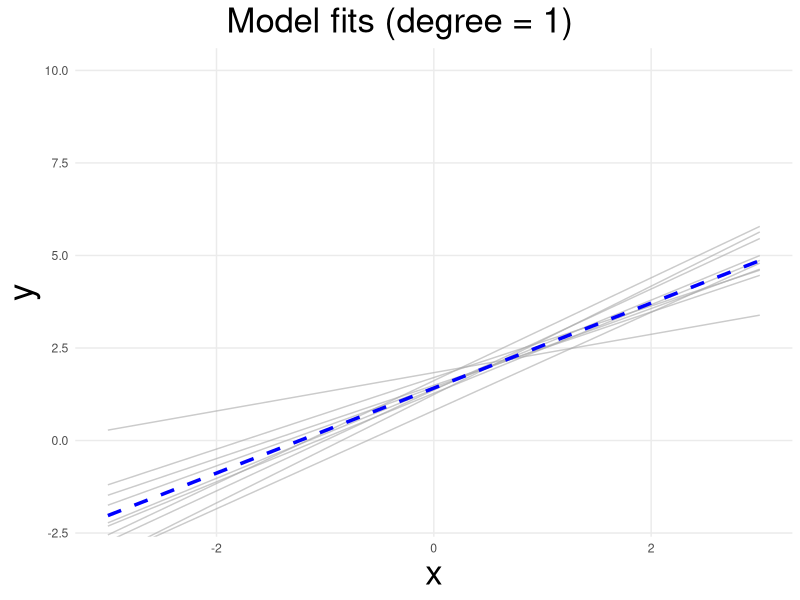
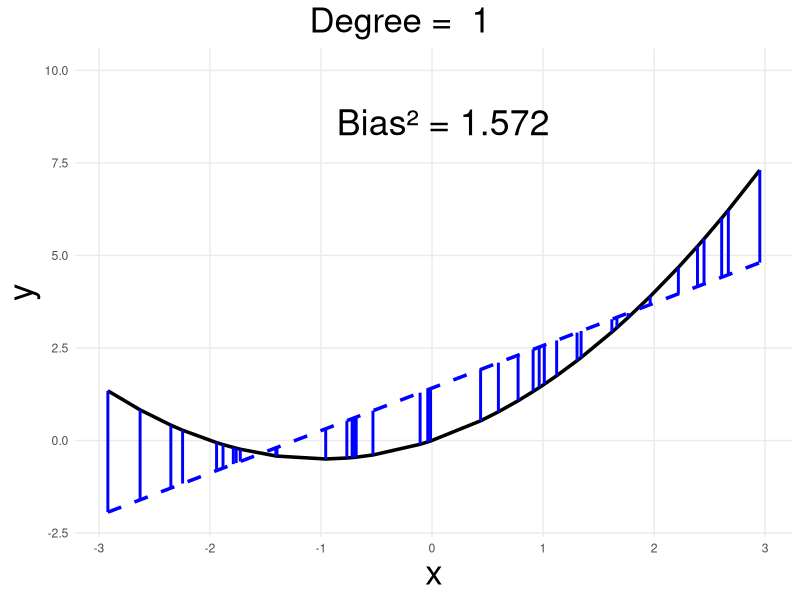
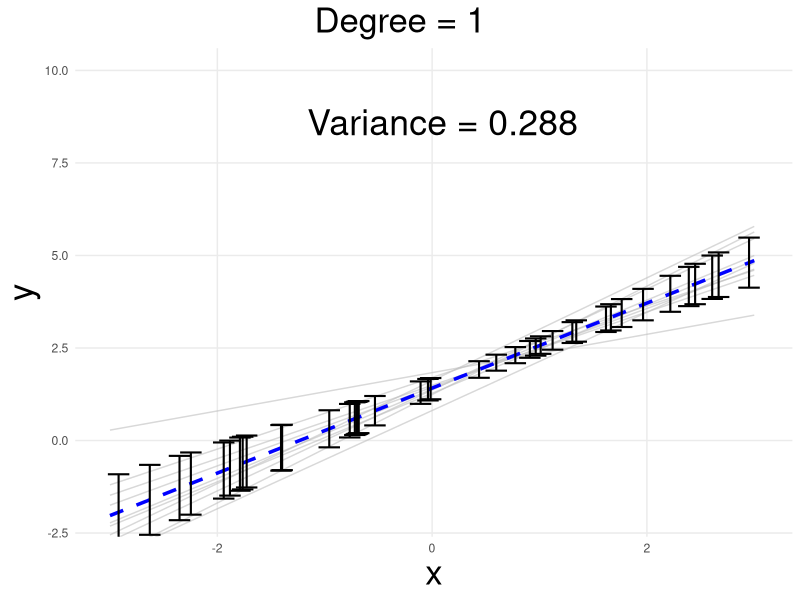
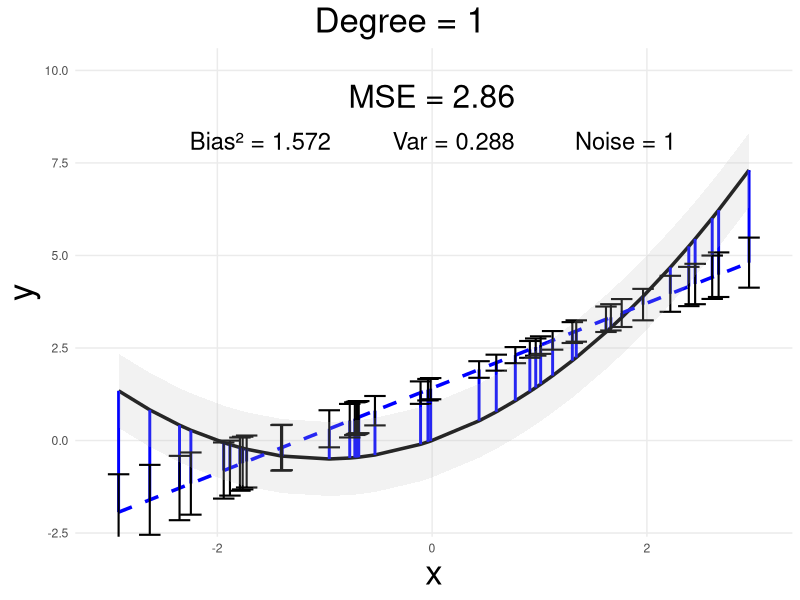
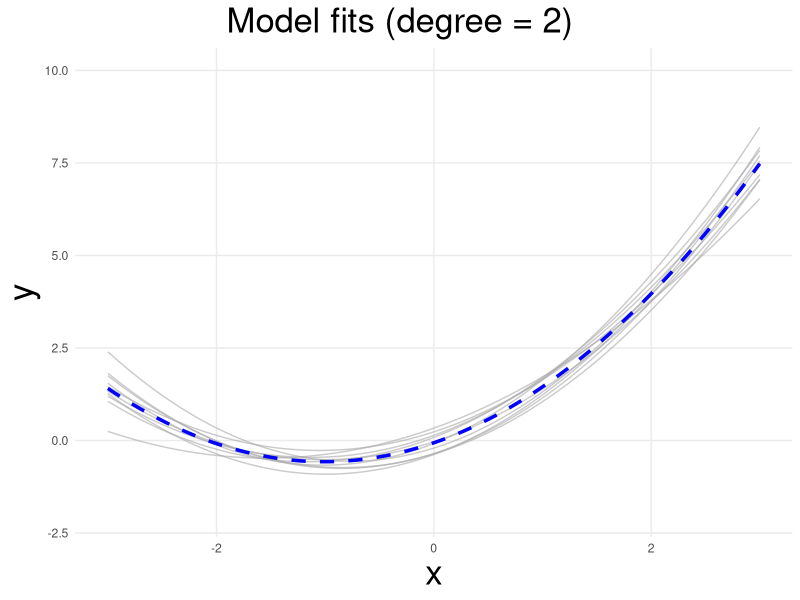
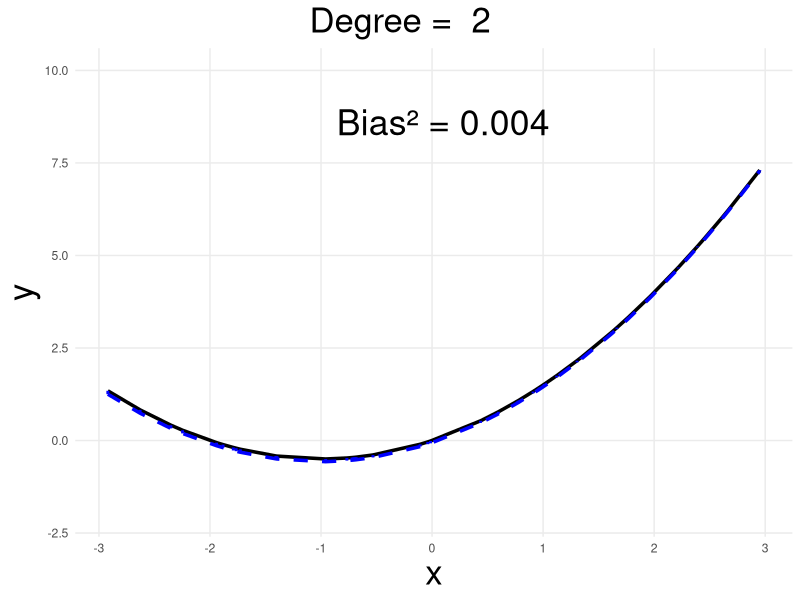
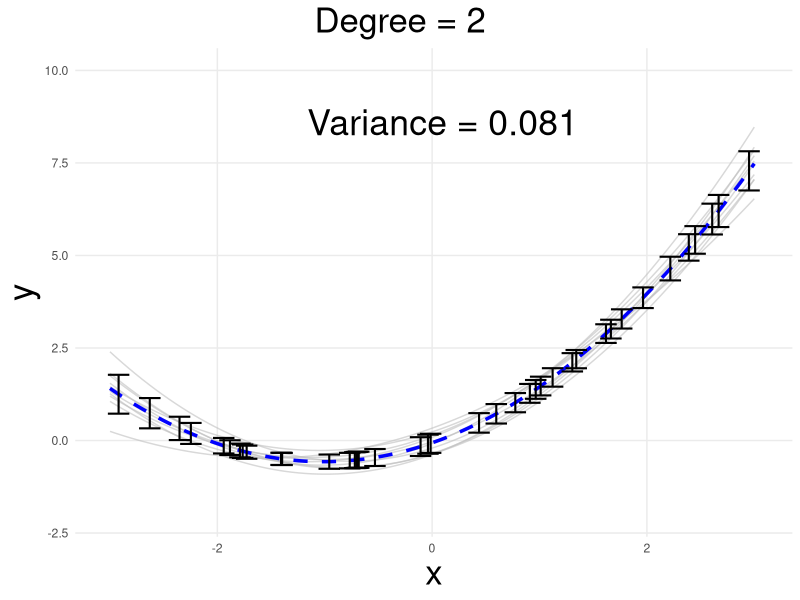
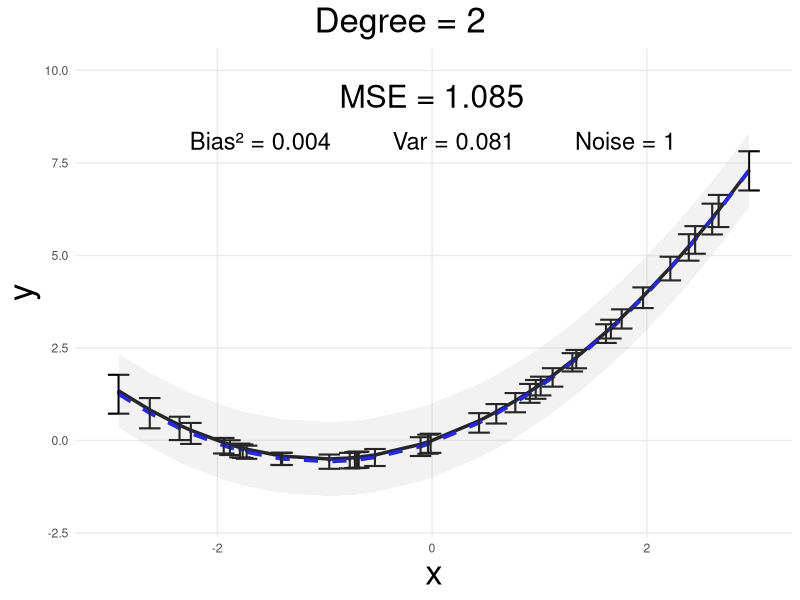

Generate these figures, in order, with R:
# This script produces plots for the bias-variance decomposition simulation chunk
# It simulates independent draws from y(x) = x + 0.5 * x^2 + N(0,1), x ~ U(-3,3)
# And fits polynomial regression models of degree 1,2, and 7 and computes bias^2, variance, and MSE


library(ggplot2)
library(dplyr)

# Core definitions
generate_dataset <- function(n, error_std = 1) {
  x <- runif(n, -3, 3)
  y_true <- x + 0.5 * x^2
  y <- y_true + rnorm(n, sd = error_std)
  list(x = x, y = y, y_true = y_true)
}

calculate_polynomial <- function(coef, poly_grade, x) {
  y <- coef[1]
  for (i in 2:(poly_grade + 1)) {
    y <- y + coef[i] * x^(i - 1)
  }
  return(y)
}

train_model <- function(x, y, poly_grade) {
  coef(lm(y ~ poly(x, poly_grade, raw = TRUE)))
}

# Main simulation and plotting function
simulate_and_plot <- function(poly_degree, test_data, n_models, train_size, error_std, prefix_path) {
  X_test <- test_data$x
  Y_true_test <- test_data$y_true
  Y_test <- test_data$y
  x_plot <- seq(-3, 3, length.out = 100)
  
  # Train models
  models <- replicate(n_models, {
    d <- generate_dataset(train_size, error_std)
    list(coef = train_model(d$x, d$y, poly_degree))
  }, simplify = FALSE)
  
  coef_mat <- do.call(rbind, lapply(models, `[[`, "coef"))
  coef_mean <- colMeans(coef_mat)
  
  # Compute predictions on test points
  preds <- t(apply(coef_mat, 1, function(cf) calculate_polynomial(cf, poly_degree, X_test)))
  pred_mean <- calculate_polynomial(coef_mean, poly_degree, X_test)
  pred_var <- apply(preds, 2, var)
  pred_min <- apply(preds, 2, min)
  pred_max <- apply(preds, 2, max)
  
  # Stats
  bias_sq <- (pred_mean - Y_true_test)^2
  mse <- bias_sq + pred_var + error_std^2
  mse_total <- mean(mse)
  bias_total <- mean(bias_sq)
  var_total <- mean(pred_var)
  
  # Dataframes for plotting
  df_test <- data.frame(
    x = X_test,
    y_true = Y_true_test,
    y_pred = pred_mean,
    y_obs = Y_test,
    var = pred_var,
    y_min = pred_min,
    y_max = pred_max
  )
  
  df_all_models <- data.frame(
    x = rep(x_plot, n_models),
    model = factor(rep(1:n_models, each = length(x_plot))),
    y = unlist(lapply(models, function(m) calculate_polynomial(m$coef, poly_degree, x_plot)))
  )
  
  df_mean_model <- data.frame(
    x = x_plot,
    y = calculate_polynomial(coef_mean, poly_degree, x_plot)
  )
  
  
  # 1: Fits 
  g <- ggplot(df_test, aes(x = x)) +
    #geom_point(aes(y = y_obs), shape = 17, color = "orange", size = 2) +
    geom_line(data = df_all_models, aes(x = x, y = y, group = model), color = "darkgrey", alpha = alpha*1.5, inherit.aes = FALSE) +
    geom_line(data = df_mean_model, aes(x = x, y = y), color = "blue", linetype="dashed", linewidth = lwidth, inherit.aes = FALSE) +
    labs(title = paste0("Model fits (degree = ", poly_degree, ")"), x = "x", y = "y") +
    coord_cartesian(ylim = c(-2, 10)) +
    theme_minimal() +
    theme(
      axis.title.x = element_text(size = 25),
      axis.title.y = element_text(size = 25),
      #panel.grid.major = element_blank(),  
      panel.grid.minor = element_blank(),
      plot.title = element_text(size=25, hjust = 0.5),
      plot.title.position = "plot",
      legend.position = "bottom",
      legend.title = element_text(size = 22),
      legend.text = element_text(size = 20)
    )
  ggsave(paste0(prefix_path, "_fits.png"), g, width = 6, height = 4)
  
  # 2: Bias
  g <- ggplot(df_test, aes(x = x)) +
    #geom_point(aes(y = y_obs), shape = 17, color = "orange", size = 2) +
    geom_line(aes(y = y_true), color = "black", linewidth = lwidth) +
    geom_line(aes(y = y_pred), color = "blue", linetype = "dashed", linewidth = lwidth) +
    geom_segment(aes(xend = x, y = y_true, yend = y_pred), color = "blue", size = 1) +
    annotate("text", x = 0.1, y = 8.6, label = paste("Bias² =", round(bias_total, 3)), size = 9) +
    labs(title = paste("Degree = ", poly_degree), x = "x", y = "y") +
    coord_cartesian(ylim = c(-2, 10)) +
    theme_minimal() +
    theme(
      axis.title.x = element_text(size = 25),
      axis.title.y = element_text(size = 25),
      #panel.grid.major = element_blank(),  
      panel.grid.minor = element_blank(),
      plot.title = element_text(size=25, hjust = 0.5),
      plot.title.position = "plot",
      legend.position = "bottom",
      legend.title = element_text(size = 22),
      legend.text = element_text(size = 20)
    )
  ggsave(paste0(prefix_path, "_bias.png"), g, width = 6, height = 4)
  
  # 3: Variance
  g <- ggplot(df_test, aes(x = x)) +
    geom_line(data = df_all_models, aes(x = x, y = y, group = model),
              color = "grey", alpha = 1.5*alpha, inherit.aes = FALSE) +
    geom_line(data = df_mean_model, aes(x = x, y = y),
              color = "blue", linetype = "dashed", linewidth = lwidth, inherit.aes = FALSE) +
    geom_errorbar(aes(ymin = y_pred - sqrt(var), ymax = y_pred + sqrt(var)),
                  width = error_width, color = "black", linewidth = 0.6*lwidth) +
    annotate("text", x = 0.1, y = 8.6,
             label = paste("Variance =", round(var_total, 3)), size = 9) +
    labs(title = paste0("Degree = ", poly_degree), x = "x", y = "y") +
    coord_cartesian(ylim = c(-2, 10)) +
    theme_minimal() +
    theme(
      axis.title.x = element_text(size = 25),
      axis.title.y = element_text(size = 25),
      #panel.grid.major = element_blank(),  
      panel.grid.minor = element_blank(),
      plot.title = element_text(size=25, hjust = 0.5),
      plot.title.position = "plot",
      legend.position = "bottom",
      legend.title = element_text(size = 22),
      legend.text = element_text(size = 20)
    )
  
  ggsave(paste0(prefix_path, "_variance.png"), g, width = 6, height = 4)
  
  # 4: MSE 
  g <- ggplot(df_test, aes(x = x)) +
    #geom_point(aes(y = y_obs), shape = 17, color = "orange", size = 1.5) +
    geom_line(aes(y = y_true), color = "black", linewidth = lwidth) +
    geom_line(aes(y = y_pred), color = "blue", linetype = "dashed", linewidth = lwidth) +
    
    # Bias²: true function to mean prediction
    geom_segment(aes(xend = x, y = y_true, yend = y_pred), color = "blue", size = 1) +
    
    # Variance: error bars around mean prediction
    geom_errorbar(aes(ymin = y_pred - sqrt(var), ymax = y_pred + sqrt(var)), width = error_width, 
                  color = "black", linewidth=0.6*lwidth) +
    
    # irreducible noise band (visualization)
    geom_ribbon(aes(ymin = y_true - error_std, ymax = y_true + error_std),
                fill = "gray", alpha = 0.5*alpha, inherit.aes = TRUE) +
    
    
    annotate("text", x = 0, y = 9.3, label = paste("MSE =", round(mse_total, 3)), size = 8) +
    annotate("text", x = -1.6, y = 8.1, label = paste("Bias² =", round(bias_total, 3)), size = 6) +
    annotate("text", x = 0.2, y = 8.1, label = paste("Var =", round(var_total, 3)), size = 6) +
    annotate("text", x = 1.8, y = 8.1, label = paste("Noise =", round(error_std^2, 3)), size = 6) +
    
    labs(title = paste0("Degree = ", poly_degree),
         x = "x", y = "y") +
    coord_cartesian(ylim = c(-2, 10)) +
    theme_minimal() +
    theme(
      axis.title.x = element_text(size = 25),
      axis.title.y = element_text(size = 25),
      #panel.grid.major = element_blank(),  
      panel.grid.minor = element_blank(),
      plot.title = element_text(size=25, hjust = 0.5),
      plot.title.position = "plot",
      legend.position = "bottom",
      legend.title = element_text(size = 22),
      legend.text = element_text(size = 20)
    )
  
  ggsave(paste0(prefix_path, "_mse.png"), g, width = 6, height = 4)
}

### RUN FUNCTIONS

# Global params
set.seed(1)
error_std <- 1
data_length <- 40
training_fraction <- 0.8
error_width = 0.2
alpha = 0.4
lwidth = 1.2
training_length <- round(training_fraction * data_length)
number_of_models <- 10

# --- Generate test set from same DGP (not fixed grid) ---
test_data <- generate_dataset(data_length, error_std)

# --- Run plots for different model complexities ---
simulate_and_plot(1, test_data, number_of_models, training_length, error_std,
                  "../figure/plots_bias_var_deg1")
simulate_and_plot(2, test_data, number_of_models, training_length, error_std,
                  "../figure/plots_bias_var_deg2")
simulate_and_plot(7, test_data, number_of_models, training_length, error_std,
                  "../figure/plots_bias_var_deg7")

